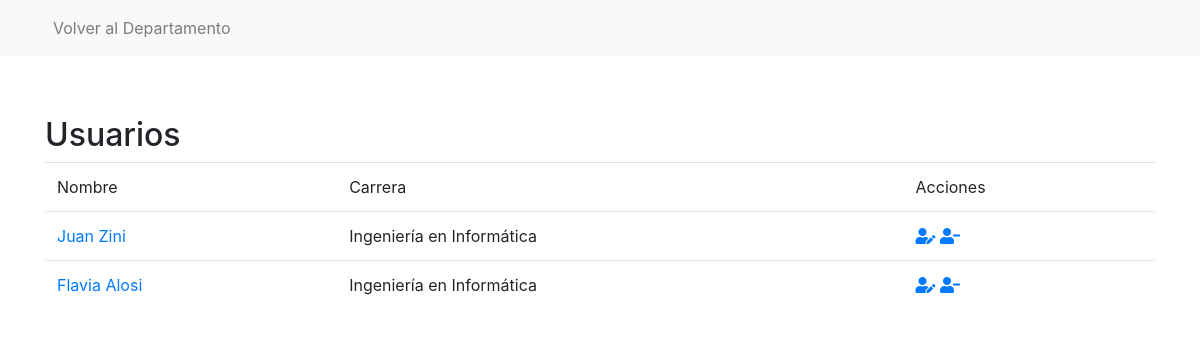
Page /list on the committed database.
### alumno/models.py (models this page shows, shortened)
class Alumno(models.Model):
    def validate_hash(value):
        reg = re.compile('^30[0-9]{5,6}')
        if not reg.match(str(value)):
            raise ValidationError(u'Formato de registro erroneo, recuerda que debe comenzar con 30')
    numero_registro = models.PositiveIntegerField(validators=[validate_hash], unique=True)
    carrera = models.ForeignKey('Carrera', on_delete=models.DO_NOTHING)
    curriculum = models.FileField(upload_to='curriculums/', blank=True, null=True)
    descripcion_intereses = models.TextField(max_length=500, blank=True, null=True)
    descripcion_habilidades = models.TextField(max_length=1000, blank=True, null=True)
    ultima_actualizacion_perfil = models.DateField(default=date.today)
    ultima_postulacion = models.DateField(null=True, blank=True)
    prioridad = models.PositiveSmallIntegerField()
    condicion_acreditacion = models.NullBooleanField()
    expedicion_acreditacion = models.TextField(max_length=500, null=True, blank=True)
    comentarios_comision_carrera = models.TextField(max_length=1000, null=True, blank=True)
    comentarios_carrera_visibles = models.BooleanField(default=False)
    comentarios_comision_pps = models.TextField(max_length=1000, null=True, blank=True)
    user = models.OneToOneField(User, on_delete=models.CASCADE, related_name='alumno_user')
    class Meta:
        verbose_name = 'Alumno'
        verbose_name_plural = 'Alumnos'

class User(AbstractUser):
    AL = 'AL'
    CC = 'CC'
    CP = 'CP'
    EM = 'EM'
    TYPE_CHOICES = (
        (AL, 'Alumno'),
        (CC, 'Comision Carrera'),
        (CP, 'Comision PPS'),
        (EM, 'Empresa'),
    )
    tipo = models.CharField(max_length=2, choices=TYPE_CHOICES, default=AL)

class Carrera(models.Model):
    departamento = models.ForeignKey('Departamento', on_delete=models.CASCADE)
    nombre = models.CharField(max_length=100, primary_key=True)
    duracion = models.PositiveSmallIntegerField()
    class Meta:
        verbose_name = 'Carrera'
        verbose_name_plural = 'Carreras'
        unique_together = (("departamento", "nombre"),)
    def __str__(self):
        return self.nombre

### alumno/views.py (the view)
# urls.py: path('list', views.ListAlumnoView.as_view(), name='list-alumno'),
class ListAlumnoView(generic.ListView):
	template_name = 'alumno/list.html'
	context_object_name = 'alumno_list'
	def get_queryset(self):
		return Alumno.objects.all()

### alumno/templates/alumno/list.html
{% extends "base.html" %}
{% block content %}
    <div class="row">
        <div class="col">
            <h2>Usuarios</h2>
            <table class="table">
                <thead>
                    <tr>
                        <td>Nombre</td>
                        <td>Carrera</td>
                        <td>Acciones</td>
                    </tr>
                </thead>
                <tbody>
                    {% for alumno in alumno_list %}
                        <tr>
                            <td>
                                <a href="{% url 'detail-alumno' alumno.numero_registro %}">{{ alumno.user.first_name }} {{ alumno.user.last_name }}</a>
                            </td>
                            <td>{{ alumno.carrera }}</td>
                            <td>
                                <a href="#"><i class="fas fa-user-edit"></i></a>
                                <a href="#"><i class="fas fa-user-minus"></i></a>
                            </td>
                        </tr>
                    {% endfor %}
                </tbody>
            </table>
        </div>
    </div>
{% endblock %}

### rows in the picture
Alumno: user.first_name "Juan", user.last_name "Zini", carrera "Ingeniería en Informática"
Alumno: user.first_name "Flavia", user.last_name "Alosi", carrera "Ingeniería en Informática"
